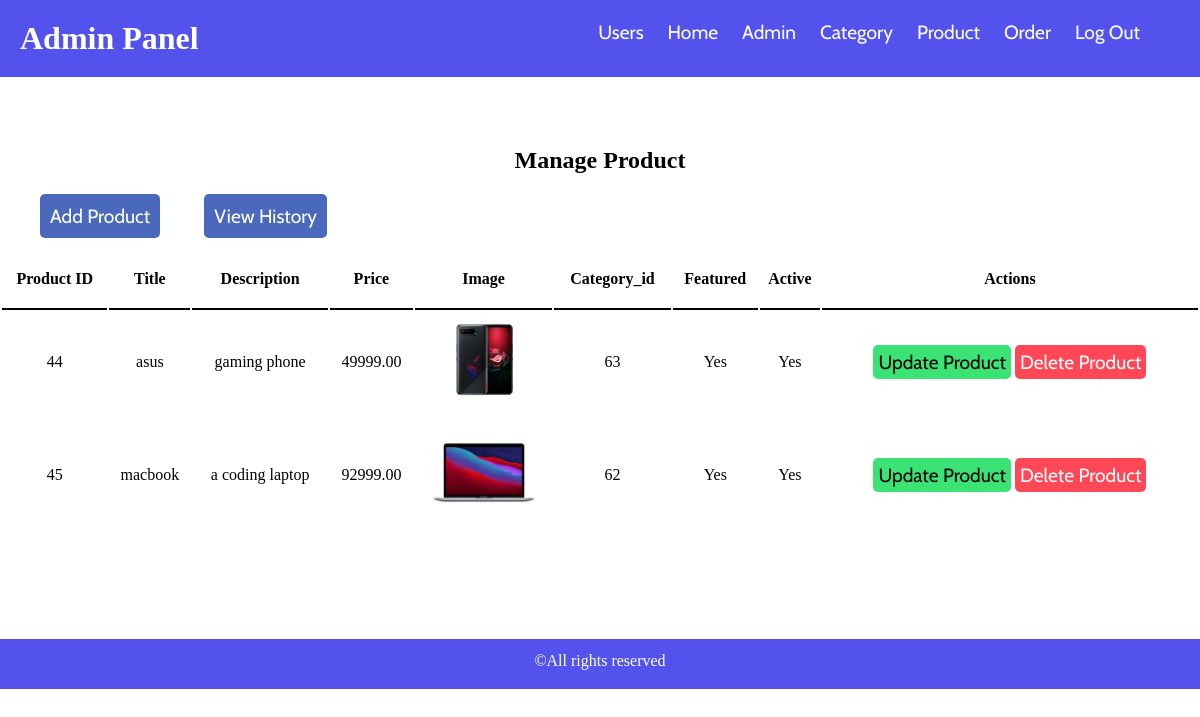
Screenshot of /admin/manage-product.php (signed in) with the database file from the repository.
### tables this page shows
CREATE TABLE `tbl_product` (
  `product_id` int(10) UNSIGNED NOT NULL,
  `title` varchar(100) NOT NULL,
  `description` text NOT NULL,
  `price` decimal(10,2) NOT NULL,
  `image_name` varchar(255) NOT NULL,
  `category_id` int(10) UNSIGNED NOT NULL,
  `featured` varchar(10) NOT NULL,
  `active` varchar(10) NOT NULL
);

### admin/manage-product.php (the view, shortened to what this page needs)
<?php include('partials/navbar.php')?>
<div class="main">
            <h2>Manage Product</h2>
            <a href="<?php echo HOMEURL;?>admin/add-product.php" class="btn-add-admin">Add Product</a>
            <a href="<?php echo HOMEURL;?>admin/trigger.php" class="btn-add-admin">View History</a>
            <div class="admin-table">
                <table>
                    <tr>
                        <th>Product ID</th>
                        <th>Title</th>
                        <th>Description</th>
                        <th>Price</th>
                        <th>Image</th>
                        <th>Category_id</th>
                        <th>Featured</th>
                        <th>Active</th>
                        <th>Actions</th>
                    </tr>
                    <?php
                        $sql="SELECT * FROM tbl_product";
                        $res=mysqli_query($conn,$sql);
                        $count=mysqli_num_rows($res);
                        if($count>0){
                            while($rows=mysqli_fetch_assoc($res)){
                                $product_id=$rows['product_id'];
                                $title=$rows['title'];
                                $description=$rows['description'];
                                $price=$rows['price'];
                                $image_name=$rows['image_name'];
                                $category_id=$rows['category_id'];
                                $featured=$rows['featured'];
                                $active=$rows['active'];
                                ?>
                                    <tr>
                                        <td><?php echo $product_id;?></td>
                                        <td><?php echo $title;?></td>
                                        <td><?php echo $description;?></td>
                                        <td><?php echo $price;?></td>
                                        <td>
                                            <?php
                                                    if($image_name!="")
                                                    {
                                                        ?>
                                                        <img src="<?php echo HOMEURL; ?>images/product/<?php echo $image_name; ?>" width="100px" >
                                                        <?php
                                                    }
                                                    else
                                                    {
                                                        echo "<div class='pwd-error'>Image not Added.</div>";
                                                    }
                                                ?>
                                        </td>
                                        <td><?php echo $category_id;?></td>
                                        <td><?php echo $featured;?></td>
                                        <td><?php echo $active;?></td>
                                        <td><a href="<?php echo HOMEURL;?>admin/update-product.php?product_id=<?php echo $product_id;?>" class="btn-update-admin">Update Product</a>
                                            <a href="<?php echo HOMEURL;?>admin/delete-product.php?product_id=<?php echo $product_id;?>&image_name=<?php echo $image_name; ?>" class="btn-delete-admin">Delete Product</a>
                                        </td>
                                    </tr>
                                <?php
                            }
                        }
                        else{
                            ?>
                            <tr>
                                <td colspan="9"><div class="error">Products has not been added yet</div></td>
                            </tr>
                            <?php
                        }
                    ?>
                </table>
            </div>
</div>
<?php include('partials/footer.php')?>

### css/admin.css (style rules this page uses)
* { margin: 0; padding: 0; }
a { text-decoration: none; font-size: 1.2rem; font-family: 'Cabin', sans-serif; color: white }
h2, h1 { margin: 30px; text-align: center; }
.main { margin-top: 70px; }
table { margin-top: 40px; width: 100%; }
table tr th { border-bottom: 2px solid black; padding-bottom: 20px; }
table tr td { text-align: center; padding: 10px 0; }
.btn-add-admin { background-color: #4a69bd; color: white; margin-left: 40px; padding: 10px; border-radius: 5px; }
.btn-update-admin { color: black; background-color: #3ae374; padding: 5px; border-radius: 5px; }
.btn-delete-admin { color: white; background-color: #ff4757; padding: 5px; border-radius: 5px; }

### rows the page displays
tbl_product: product_id "44", title "asus", description "gaming phone", price "49999.00", image_name (picture), category "63", featured "Yes", active "Yes"
tbl_product: product_id "45", title "macbook", description "a coding laptop", price "92999.00", image_name (picture), category "62", featured "Yes", active "Yes"
